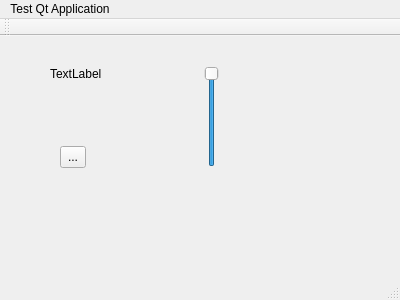
<?xml version="1.0" encoding="UTF-8"?>
<ui version="4.0">
 <class>MainWindow</class>
 <widget class="QMainWindow" name="MainWindow">
  <property name="geometry">
   <rect>
    <x>0</x>
    <y>0</y>
    <width>400</width>
    <height>300</height>
   </rect>
  </property>
  <property name="windowTitle">
   <string>MainWindow</string>
  </property>
  <widget class="QWidget" name="centralWidget">
   <widget class="QToolButton" name="playButton">
    <property name="geometry">
     <rect>
      <x>60</x>
      <y>110</y>
      <width>26</width>
      <height>22</height>
     </rect>
    </property>
    <property name="text">
     <string>...</string>
    </property>
   </widget>
   <widget class="QLabel" name="label">
    <property name="geometry">
     <rect>
      <x>50</x>
      <y>30</y>
      <width>59</width>
      <height>16</height>
     </rect>
    </property>
    <property name="text">
     <string>TextLabel</string>
    </property>
   </widget>
   <widget class="QSlider" name="volumeSlider">
    <property name="geometry">
     <rect>
      <x>201</x>
      <y>30</y>
      <width>21</width>
      <height>101</height>
     </rect>
    </property>
    <property name="maximum">
     <number>100</number>
    </property>
    <property name="value">
     <number>100</number>
    </property>
    <property name="orientation">
     <enum>Qt::Vertical</enum>
    </property>
   </widget>
  </widget>
  <widget class="QMenuBar" name="menuBar">
   <property name="geometry">
    <rect>
     <x>0</x>
     <y>0</y>
     <width>400</width>
     <height>22</height>
    </rect>
   </property>
   <widget class="QMenu" name="menuTest_Qt_Application">
    <property name="title">
     <string>Test Qt Application</string>
    </property>
   </widget>
   <addaction name="menuTest_Qt_Application"/>
  </widget>
  <widget class="QToolBar" name="mainToolBar">
   <attribute name="toolBarArea">
    <enum>TopToolBarArea</enum>
   </attribute>
   <attribute name="toolBarBreak">
    <bool>false</bool>
   </attribute>
  </widget>
  <widget class="QStatusBar" name="statusBar"/>
 </widget>
 <layoutdefault spacing="6" margin="11"/>
 <resources/>
 <connections/>
</ui>
